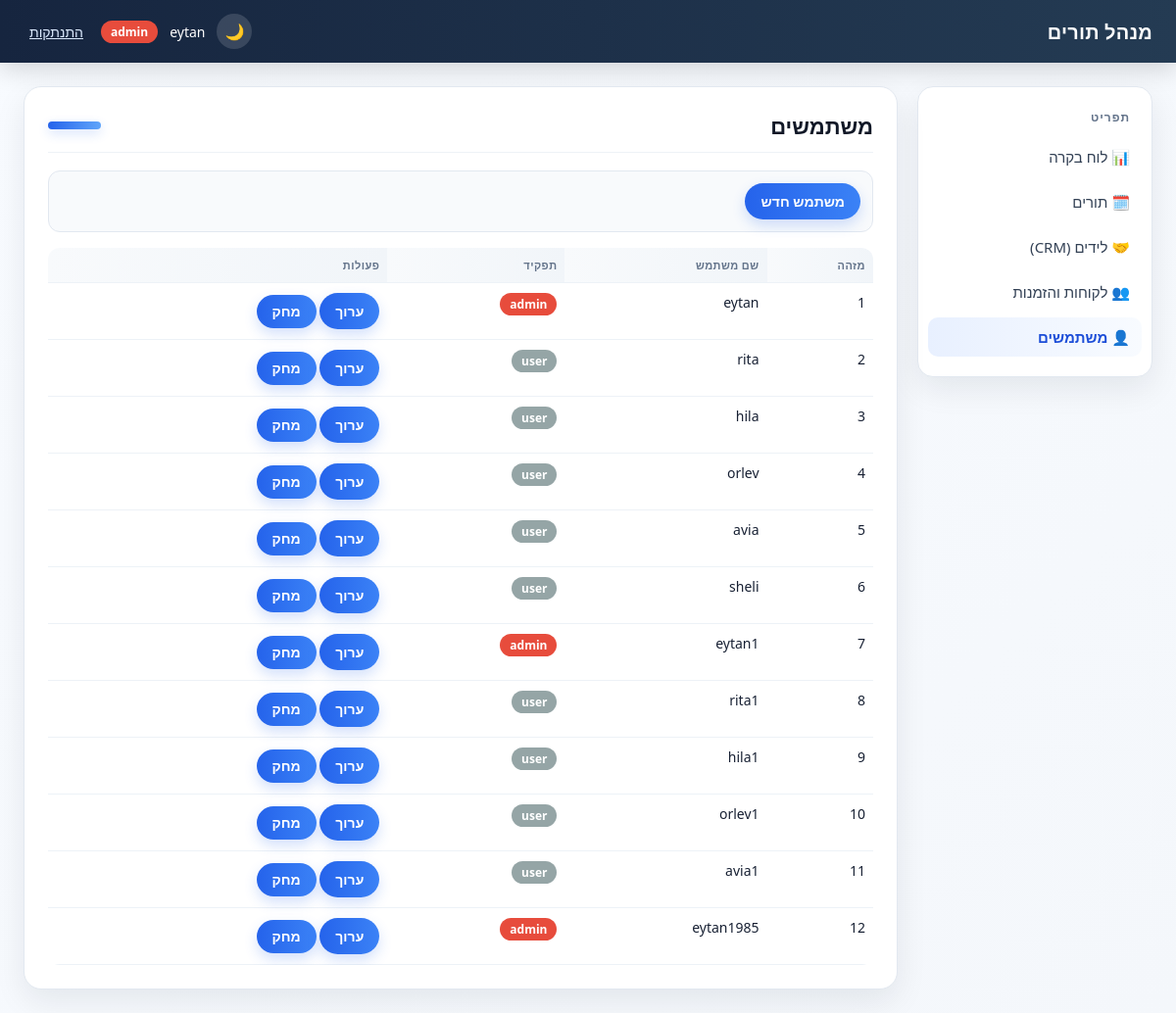
Page /users/ (signed in) on the earlier database version.
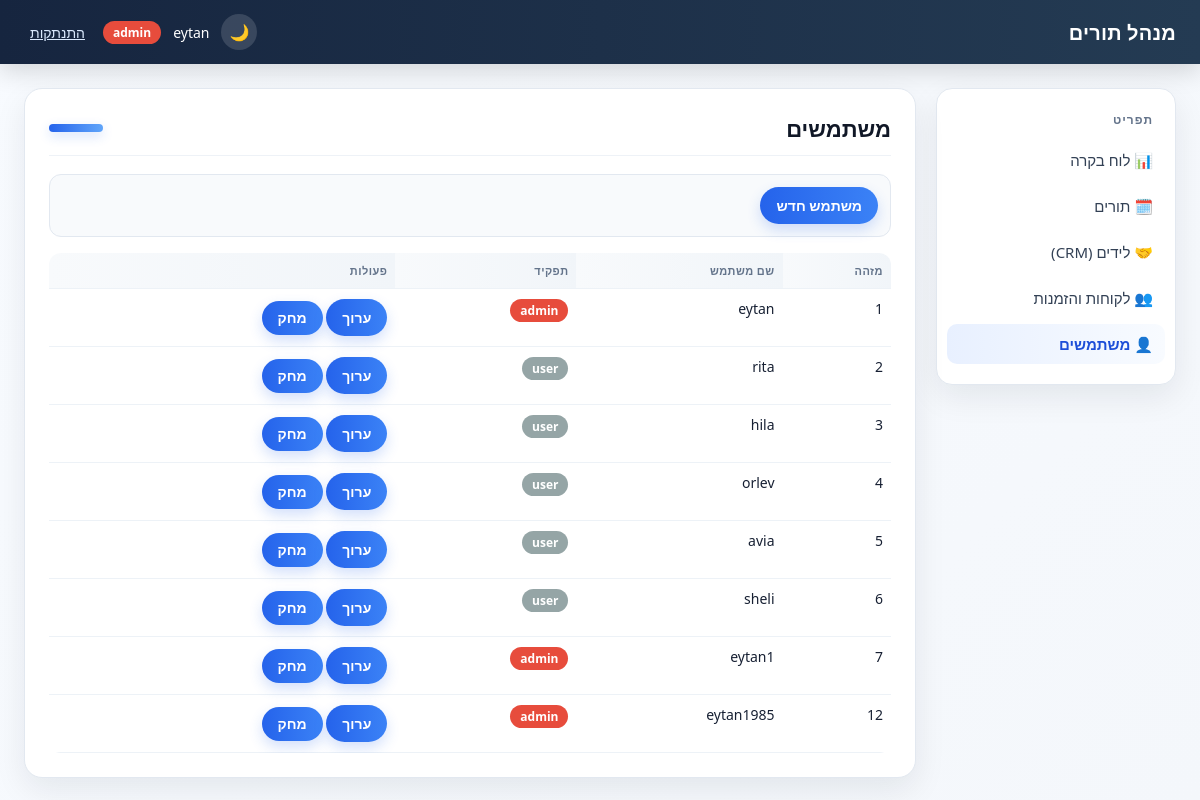
Same page on the later database version.
### tables this page shows
CREATE TABLE users (
                id INTEGER PRIMARY KEY AUTOINCREMENT,
                username TEXT UNIQUE NOT NULL,
                password_hash TEXT NOT NULL,
                salt TEXT NOT NULL,
                role TEXT NOT NULL
            , permissions TEXT DEFAULT '[]');

### blueprints/users.py (the view)
@bp.route("/")
@admin_required
def list_users():
    df = get_repos().users.get_all()
    return render_template("users/list.html", users=to_records(df))

### app.py (called while the page is built)
@app.context_processor
def inject_template_globals():
    return {
        "csrf_token": generate_csrf_token(),
        "current_user": current_user(),
        "ROLE_ADMIN": roles.ADMIN,
        "ROLE_USER": roles.USER,
    }

### auth.py (called while the page is built)
def generate_csrf_token():
    if "csrf_token" not in session:
        session["csrf_token"] = secrets.token_hex(16)
    return session["csrf_token"]

def validate_csrf():
    if request.method != "POST":
        return
    token = session.get("csrf_token")
    submitted = request.form.get("csrf_token", "")
    if not token or not secrets.compare_digest(token, submitted):
        abort(400)

def current_user():
    return session.get("user")

def admin_required(view):
    @wraps(view)
    def wrapped(*args, **kwargs):
        user = current_user()
        if user is None:
            return redirect(url_for("auth.login"))
        if user["role"] != roles.ADMIN:
            abort(403)
        return view(*args, **kwargs)
    return wrapped

### db_context.py (called while the page is built)
def get_conn():
    if "db_conn" not in g:
        g.db_conn = sqlite3.connect(DB_FILE, timeout=10)
    return g.db_conn

def get_repos():
    if "repos" not in g:
        conn = get_conn()
        appointments = AppointmentRepository(conn)
        g.repos = SimpleNamespace(
            appointments=appointments,
            availability=AvailabilityService(appointments),
            leads=LeadRepository(conn),
            lead_statuses=LeadStatusRepository(conn),
            customers=CustomerRepository(conn),
            invoices=InvoiceRepository(conn),
            users=UserRepository(conn),
            id_sequence=IdSequence(conn),
        )
    return g.repos

def init_app(app):
    @app.teardown_appcontext
    def close_conn(exception):
        conn = g.pop("db_conn", None)
        if conn is not None:
            conn.close()

### id_sequence.py (called while the page is built)
    def _seed_if_empty(self):
        count = self.conn.execute("SELECT COUNT(*) FROM id_sequence").fetchone()[0]
        if count > 0:
            return
        max_existing = self._max_existing_id()
        if max_existing > 0:
            self.conn.execute("INSERT INTO id_sequence (id) VALUES (?)", (max_existing,))
            self.conn.commit()

### user_repository.py (called while the page is built)
    def _ensure_permissions_column(self):
        columns = self.conn.execute(f"PRAGMA table_info({TABLE_NAME})").fetchall()
        if any(column[1] == "permissions" for column in columns):
            return
        self.conn.execute(f"ALTER TABLE {TABLE_NAME} ADD COLUMN permissions TEXT DEFAULT '[]'")
        self.conn.commit()

### templates/users/list.html (shortened to what this page needs)
{% extends "base.html" %}
{% block page_heading %}משתמשים{% endblock %}
{% block content %}
<div class="toolbar">
    <a href="{{ url_for('users.new_user') }}" class="btn">משתמש חדש</a>
</div>
{% if users %}
<table>
    <thead>
        <tr><th>מזהה</th><th>שם משתמש</th><th>תפקיד</th><th>פעולות</th></tr>
    </thead>
    <tbody>
        {% for u in users %}
        <tr>
            <td>{{ u.id }}</td>
            <td>{{ u.username }}</td>
            <td><span class="badge {{ role_badge_class(u.role) }}">{{ u.role }}</span></td>
            <td>
                <a href="{{ url_for('users.edit_user', user_id=u.id) }}" class="btn">ערוך</a>
                <form method="post" action="{{ url_for('users.delete_user', user_id=u.id) }}" style="display:inline;">
                    <button type="submit" class="btn" onclick="return confirm('למחוק משתמש זה?');">מחק</button>
                </form>
            </td>
        </tr>
        {% endfor %}
    </tbody>
</table>
{% else %}
<p class="empty-state">עדיין אין משתמשים.</p>
{% endif %}
{% endblock %}

### templates/base.html (shortened to what this page needs)
<!DOCTYPE html>
<html lang="he" dir="rtl">
<head>
    <link rel="stylesheet" href="{{ url_for('static', filename='style.css') }}">
</head>
<body>
    <div class="app-shell">
        <div class="topbar">
            <div class="brand">מנהל תורים</div>
            <div class="topbar-user">
                {% if current_user %}
                    <button type="button" class="theme-toggle" id="theme-toggle" aria-label="החלף מצב צבע">🌙</button>
                    <span>{{ current_user.username }}</span>
                    <span class="badge {{ role_badge_class(current_user.role) }}">{{ current_user.role }}</span>
                    <form method="post" action="{{ url_for('auth.logout') }}">
                        <button type="submit" class="link-button">התנתקות</button>
                    </form>
                {% endif %}
            </div>
        </div>
        <div class="layout">
            <div class="sidebar">
                <div class="sidebar-title">תפריט</div>
                <a href="{{ url_for('index') }}"
                   class="{{ 'active' if request.path == '/' else '' }}">📊 לוח בקרה</a>
                <a href="{{ url_for('appointments.list_appointments') }}"
                   class="{{ 'active' if request.path.startswith('/appointments') else '' }}">🗓️ תורים</a>
                <a href="{{ url_for('leads.list_leads') }}"
                   class="{{ 'active' if request.path.startswith('/leads') else '' }}">🤝 לידים (CRM)</a>
                <a href="{{ url_for('customers.list_customers') }}"
                   class="{{ 'active' if request.path.startswith('/customers') else '' }}">👥 לקוחות והזמנות</a>
                {% if current_user and current_user.role == ROLE_ADMIN %}
                <a href="{{ url_for('users.list_users') }}"
                   class="{{ 'active' if request.path.startswith('/users') else '' }}">👤 משתמשים</a>
                {% endif %}
            </div>
            <div class="content">
                <div class="card">
                    <div class="card-header">
                        <h1>{% block page_heading %}{% endblock %}</h1>
                        <div class="card-accent"></div>
                    </div>
                    {% block content %}{% endblock %}
                </div>
            </div>
        </div>
    </div>
</body>
</html>

### static/style.css (style rules this page uses)
* { box-sizing: border-box; }
:root { --bg: #f4f7fb; --surface: #ffffff; --surface-2: #f8fafc; --text: #172033; --muted: #64748b; --border: #e2e8f0; --primary: #2563eb; --primary-dark: #1d4ed8; --danger: #dc2626; --danger-dark: #b91c1c; --shadow: 0 12px 32px rgba(15, 23, 42, 0.08); }
body { margin: 0; font-family: "Segoe UI", Tahoma, Arial, sans-serif; background: linear-gradient(135deg, #f8fbff 0%, var(--bg) 100%); color: var(--text); direction: rtl; text-align: right; }
.app-shell { min-height: 100vh; }
.topbar { background: linear-gradient(90deg, #16253f 0%, #243b53 100%); color: #fff; display: flex; align-items: center; justify-content: space-between; padding: 0 24px; height: 64px; box-shadow: 0 8px 24px rgba(0, 0, 0, 0.14); }
.topbar .brand { font-weight: 800; font-size: 20px; letter-spacing: 0.2px; }
.topbar .topbar-user { display: flex; align-items: center; gap: 12px; font-size: 14px; }
.topbar form { margin: 0; }
.topbar button.link-button { background: none; border: none; color: #dbeafe; cursor: pointer; font-size: 14px; text-decoration: underline; }
.theme-toggle { border: none; background: rgba(255,255,255,0.14); color: #fff; width: 36px; height: 36px; border-radius: 999px; cursor: pointer; font-size: 16px; }
.layout { display: flex; min-height: calc(100vh - 64px); padding: 24px; gap: 20px; }
.sidebar { width: 240px; background: var(--surface); border: 1px solid var(--border); border-radius: 16px; padding: 14px 10px; box-shadow: var(--shadow); align-self: flex-start; }
.sidebar-title { font-size: 12px; font-weight: 700; color: var(--muted); text-transform: uppercase; letter-spacing: 0.08em; padding: 8px 12px 12px; }
.sidebar a { display: block; padding: 10px 12px; margin-bottom: 6px; color: #334155; text-decoration: none; font-size: 15px; border-radius: 10px; transition: all 0.2s ease; }
.sidebar a:hover, .sidebar a.active { background: linear-gradient(90deg, #e8f0ff 0%, #f8fbff 100%); color: var(--primary-dark); font-weight: 700; }
.content { flex: 1; min-width: 0; }
.card { background: var(--surface); border: 1px solid var(--border); border-radius: 18px; box-shadow: var(--shadow); padding: 24px; }
.card-header { display: flex; align-items: center; justify-content: space-between; gap: 12px; margin-bottom: 18px; padding-bottom: 12px; border-bottom: 1px solid #eef2f7; }
.card h1 { margin: 0; font-size: 22px; color: #111827; }
.card-accent { width: 54px; height: 8px; border-radius: 999px; background: linear-gradient(90deg, #2563eb 0%, #60a5fa 100%); box-shadow: 0 4px 12px rgba(37, 99, 235, 0.2); }
.toolbar { display: flex; flex-wrap: wrap; gap: 10px; align-items: center; margin-bottom: 16px; padding: 12px; background: var(--surface-2); border: 1px solid var(--border); border-radius: 12px; }
table { width: 100%; border-collapse: collapse; font-size: 14px; overflow: hidden; border-radius: 12px; }
th, td { text-align: right; padding: 10px 8px; border-bottom: 1px solid #edf2f7; white-space: nowrap; vertical-align: top; }
th { background: linear-gradient(90deg, #f8fafc 0%, #f1f5f9 100%); color: #64748b; font-weight: 700; font-size: 11px; text-transform: uppercase; letter-spacing: 0.04em; }
.badge { display: inline-block; padding: 3px 10px; border-radius: 999px; font-size: 12px; font-weight: 600; color: #fff; }
.badge-gray { background: #95a5a6; }
.badge-red { background: #e74c3c; }
.btn { display: inline-block; padding: 9px 16px; border-radius: 999px; border: none; background: linear-gradient(90deg, var(--primary) 0%, #3b82f6 100%); color: #fff; text-decoration: none; font-size: 14px; font-weight: 600; cursor: pointer; box-shadow: 0 6px 14px rgba(37, 99, 235, 0.2); transition: transform 0.15s ease, box-shadow 0.15s ease; }

Differences in the rows shown:
removed users: id "8", username "rita1", role "user"
removed users: id "9", username "hila1", role "user"
removed users: id "10", username "orlev1", role "user"
removed users: id "11", username "avia1", role "user"
